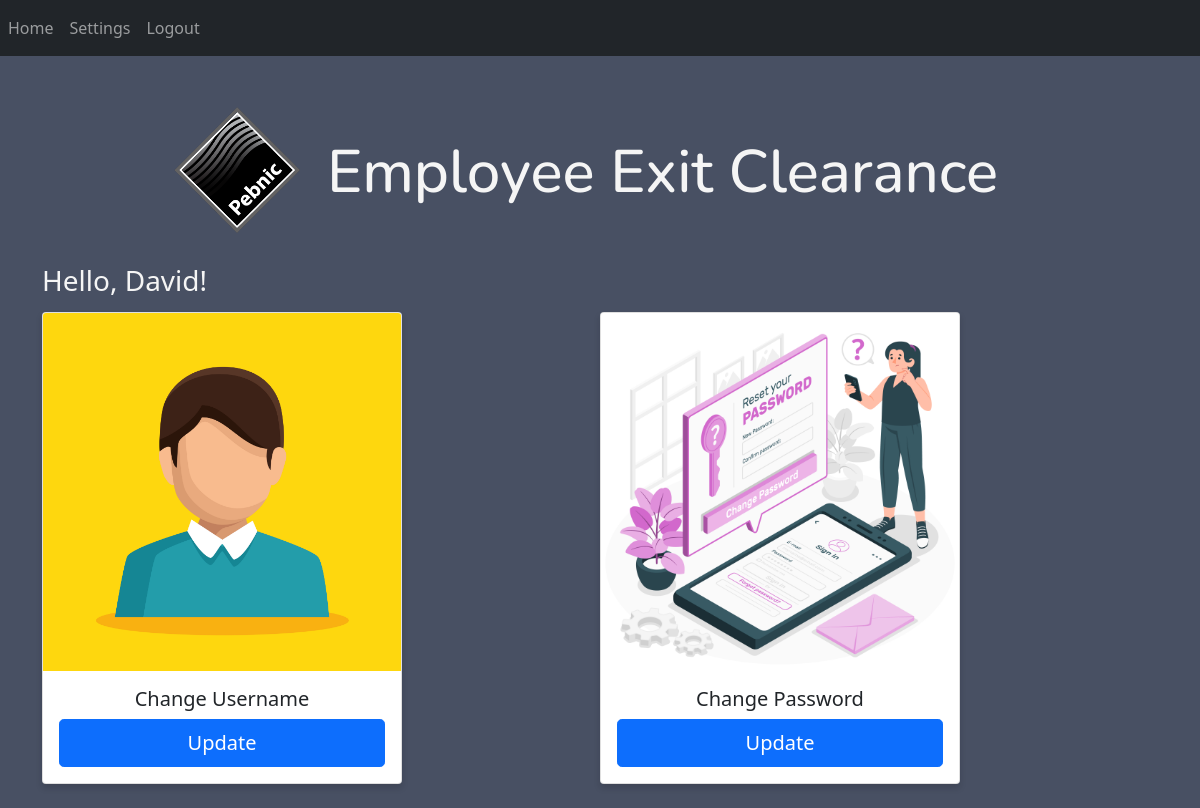
Page /settings (signed in) on the earlier database version.
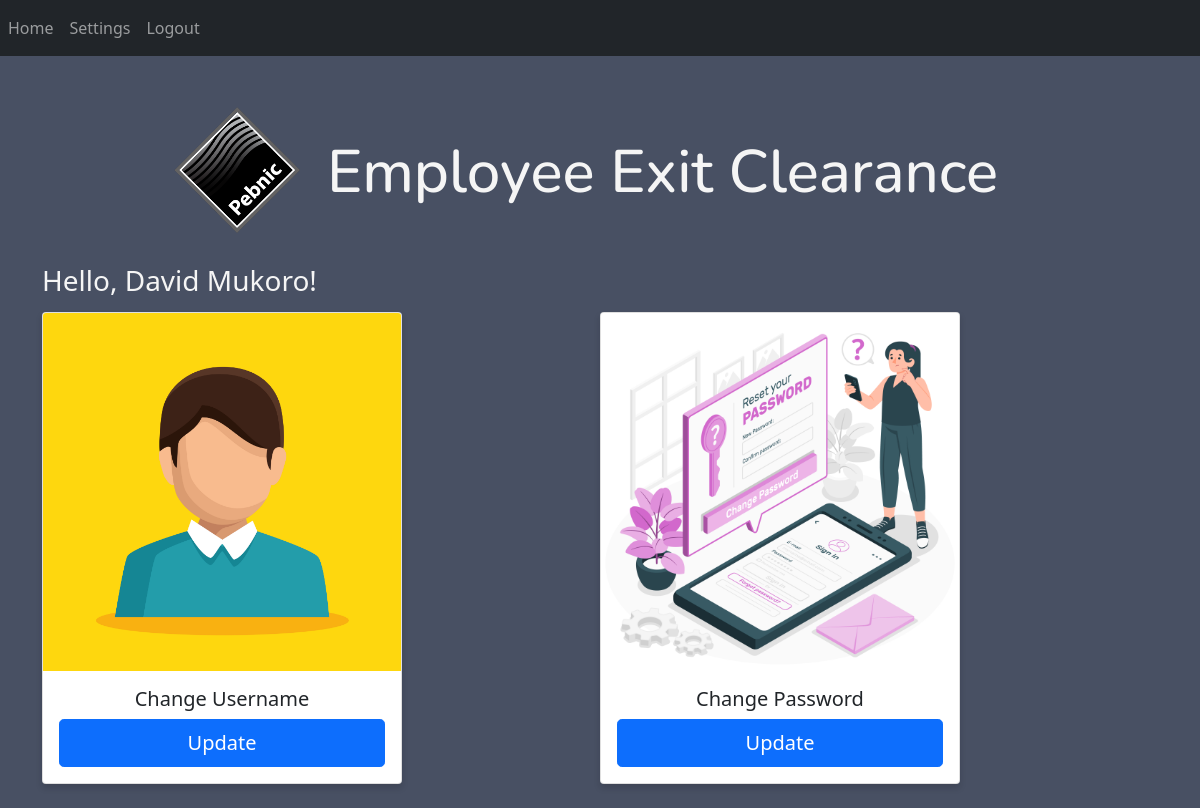
Same page on the later database version.
### website/models.py (models this page shows)
class User(db.Model, UserMixin):
    id = db.Column(db.Integer, primary_key=True)
    email = db.Column(db.String(150))
    username = db.Column(db.String(150), unique=True)
    password = db.Column(db.String(150))
    staff_name = db.Column(db.String(150))
    department = db.Column(db.String(150))
    location = db.Column(db.String(150))
    linemanager_status = db.Column(db.String(150))
    head_status = db.Column(db.String(150))

### website/views.py (the view, shortened to what this page needs)
@views.route('/settings', methods=['GET', 'POST'])
@login_required
def settings():
    return render_template("settings.html", user=current_user)

### website/templates/settings.html (shortened to what this page needs)
{% extends "base.html" %}
{% block stylesheet %}
<link rel="stylesheet" href="{{url_for('static', filename='new.css')}}">
{% endblock %}
{% block content %}
    <h3>Hello, {{user.staff_name}}! </h3>
    <br>
    <br>
    <div class="row">
        <div class="col">
            <div class="card" style="width: 30vw;" >
                <div class="card-body">
                <h5 class="card-title" align="center">Change Username</h5>
                <div class="d-grid gap-2">
                    <a id="usernamebtn"  href="javascript:showusername()" class="btn btn-lg btn-primary stretched-link"> Update</a>
                </div>
                </div>
            </div>
        </div>
        <div class="col">
            <div class="card"  style="width: 30vw;">
                <div class="card-body">
                <h5 class="card-title" align="center">Change Password</h5>
                <div class="d-grid gap-2">
                    <a id="passwordbtn"  href="javascript:showpassword()" class="btn btn-lg btn-primary stretched-link"> Update</a>
                </div>
                </div>
            </div>
        </div>
    </div>
{% endblock %}

Differences in the rows shown:
changed User: staff_name "David" → "David Mukoro"
